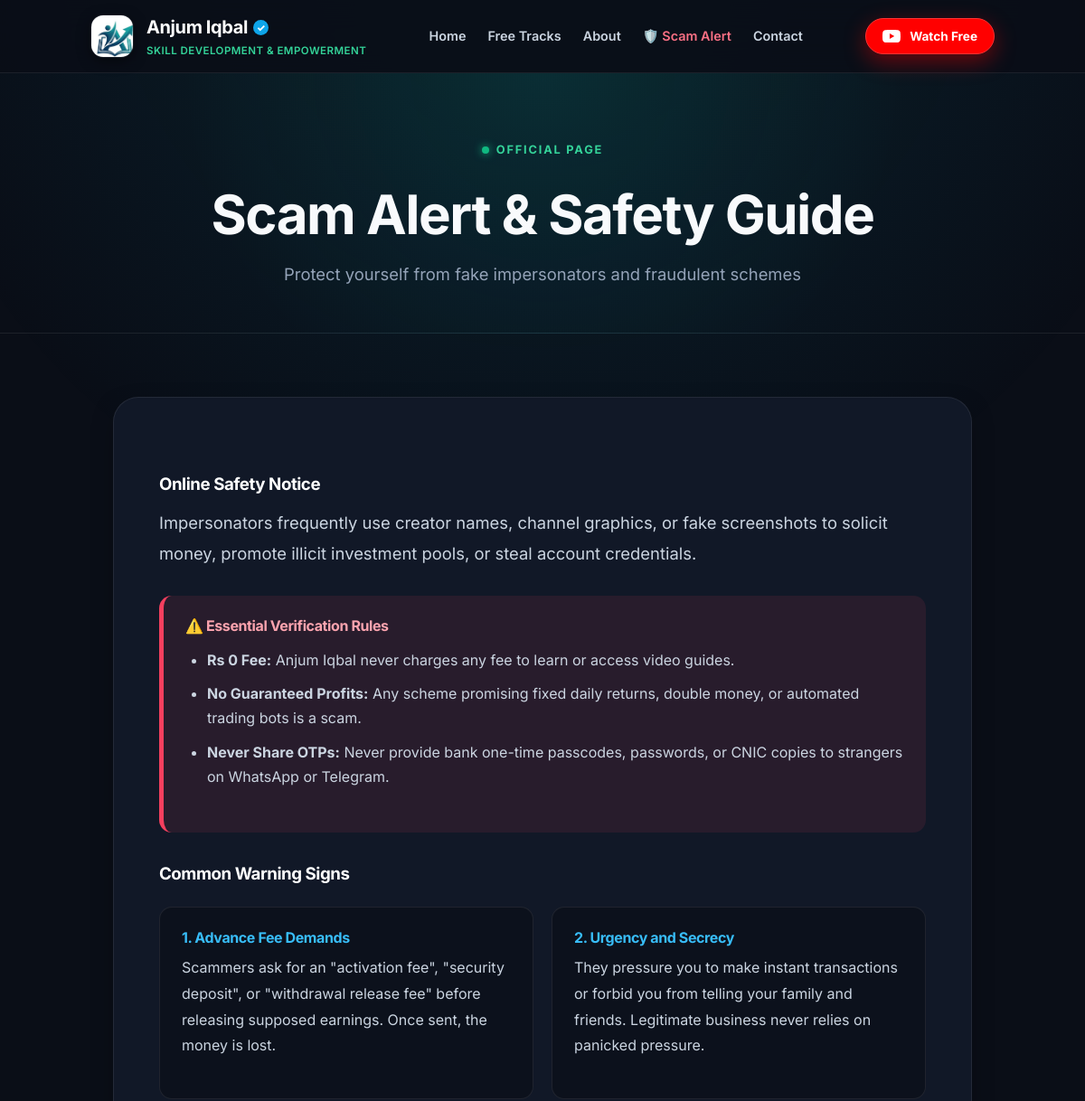
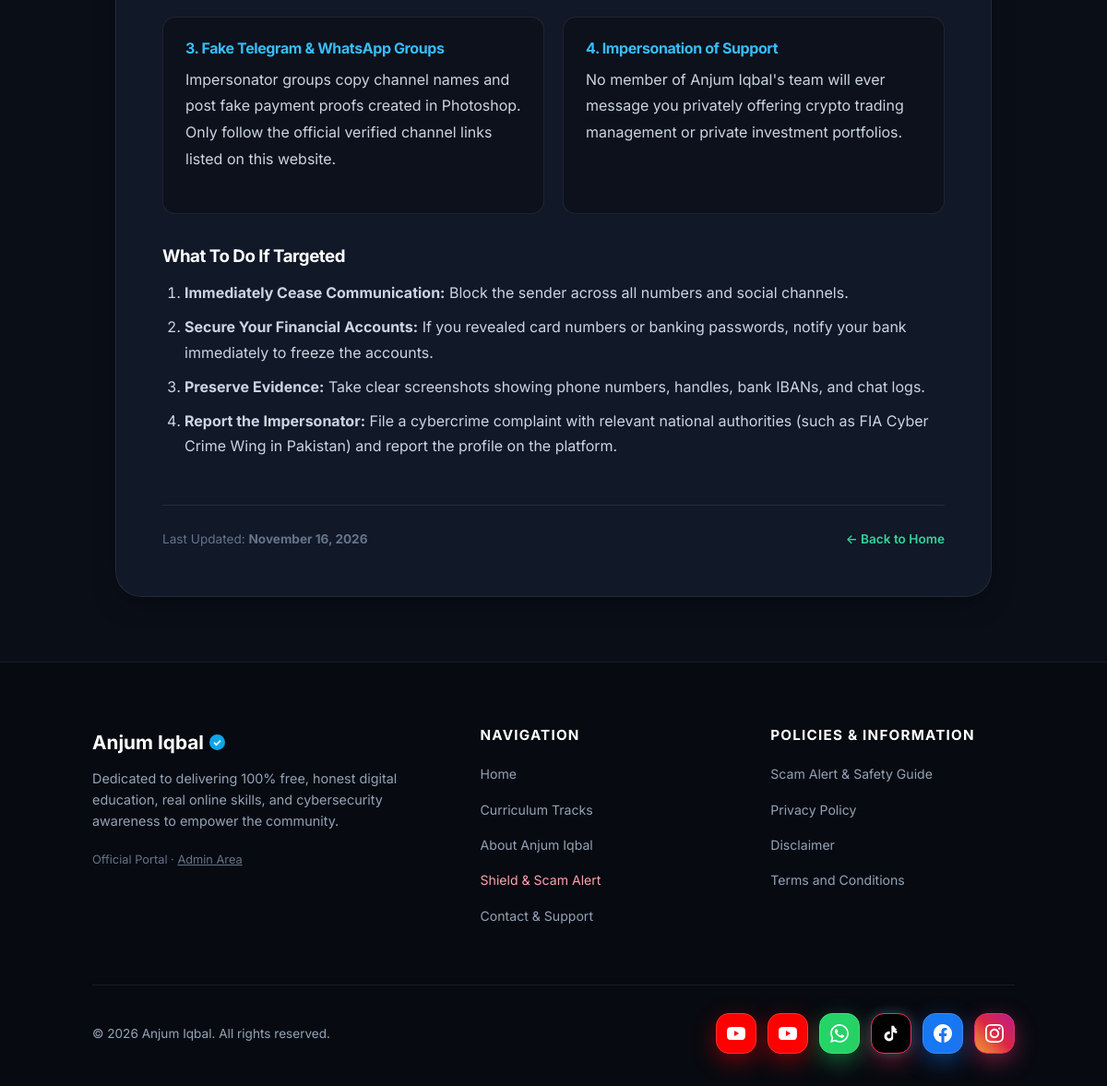
Screenshot of /page.php?slug=scam-alert with the database file from the repository (2 pictures, top to bottom).
### tables this page shows
CREATE TABLE site_settings (
            setting_key TEXT PRIMARY KEY,
            setting_value TEXT
        );

CREATE TABLE pages (
            id INTEGER PRIMARY KEY AUTOINCREMENT,
            title TEXT NOT NULL,
            slug TEXT UNIQUE NOT NULL,
            subtitle TEXT,
            content TEXT NOT NULL,
            meta_description TEXT,
            is_system INTEGER DEFAULT 0,
            is_published INTEGER DEFAULT 1,
            show_in_nav INTEGER DEFAULT 1,
            show_in_footer INTEGER DEFAULT 1,
            sort_order INTEGER DEFAULT 0,
            updated_at DATETIME DEFAULT CURRENT_TIMESTAMP
        );

CREATE TABLE social_links (
            id INTEGER PRIMARY KEY AUTOINCREMENT,
            platform TEXT NOT NULL,
            url TEXT NOT NULL,
            icon TEXT NOT NULL,
            color TEXT,
            is_active INTEGER DEFAULT 1,
            sort_order INTEGER DEFAULT 0,
            updated_at DATETIME DEFAULT CURRENT_TIMESTAMP
        );

### includes/functions.php (called while the page is built, shortened)
<?php
require_once __DIR__ . '/db.php';
function get_setting($key, $default = '') {
    global $db;
    try {
        $stmt = $db->prepare("SELECT setting_value FROM site_settings WHERE setting_key = ?");
        $stmt->execute([$key]);
        $row = $stmt->fetch();
        return $row ? $row['setting_value'] : $default;
    } catch (Exception $e) {
        return $default;
    }
}
function get_active_socials() {
    global $db;
    try {
        $stmt = $db->query("SELECT * FROM social_links WHERE is_active = 1 ORDER BY sort_order ASC, id ASC");
        return $stmt->fetchAll();
    } catch (Exception $e) {
        return [];
    }
}
function get_nav_pages() {
    global $db;
    try {
        $stmt = $db->query("SELECT title, slug FROM pages WHERE is_published = 1 AND show_in_nav = 1 ORDER BY sort_order ASC, id ASC");
        return $stmt->fetchAll();
    } catch (Exception $e) {
        return [];
    }
}
function get_footer_pages() {
    global $db;
    try {
        $stmt = $db->query("SELECT title, slug FROM pages WHERE is_published = 1 AND show_in_footer = 1 ORDER BY sort_order ASC, id ASC");
        return $stmt->fetchAll();
    } catch (Exception $e) {
        return [];
    }
}
function clean($data) {
    return htmlspecialchars(trim($data ?? ''), ENT_QUOTES, 'UTF-8');
}
function get_social_brand_info($iconName) {
    $iconName = strtolower(trim($iconName));
    switch ($iconName) {
        case 'youtube':
            return [
                'bg' => '#FF0000',
                'color' => '#FFFFFF',
                'border' => '#FF0000',
                'shadow' => 'rgba(255, 0, 0, 0.4)',
                'label' => 'YouTube',
                'class' => 'brand-youtube'
            ];
        case 'whatsapp':
            return [
                'bg' => '#25D366',
                'color' => '#FFFFFF',
                'border' => '#25D366',
                'shadow' => 'rgba(37, 211, 102, 0.4)',
                'label' => 'WhatsApp',
                'class' => 'brand-whatsapp'
            ];
        case 'tiktok':
            return [
                'bg' => '#000000',
                'color' => '#FFFFFF',
                'border' => '#FE2C55',
                'shadow' => 'rgba(254, 44, 85, 0.4)',
                'label' => 'TikTok',
                'class' => 'brand-tiktok'
            ];
        case 'facebook':
            return [
                'bg' => '#1877F2',
                'color' => '#FFFFFF',
                'border' => '#1877F2',
                'shadow' => 'rgba(24, 119, 242, 0.4)',
                'label' => 'Facebook',
                'class' => 'brand-facebook'
            ];
        case 'instagram':
            return [
                'bg' => 'linear-gradient(45deg, #f09433 0%, #e6683c 25%, #dc2743 50%, #cc2366 75%, #bc1888 100%)',
                'color' => '#FFFFFF',
                'border' => '#e1306c',
                'shadow' => 'rgba(225, 48, 108, 0.4)',
                'label' => 'Instagram',
                'class' => 'brand-instagram'
            ];
    }
}

### page.php (the view, shortened to what this page needs)
<?php
require_once __DIR__ . '/includes/functions.php';
$slug = trim($_GET['slug'] ?? '');
$stmt = $db->prepare("SELECT * FROM pages WHERE slug = ? AND is_published = 1");
$stmt->execute([$slug]);
$page = $stmt->fetch();
    ?>
    <?php
include __DIR__ . '/includes/header.php';
?>
<main>
    <section class="page-header">
        <div class="container">
            <span class="eyebrow">Official Page</span>
            <h1><?= clean($page['title']) ?></h1>
            <?php if (!empty($page['subtitle'])): ?>
                <p><?= clean($page['subtitle']) ?></p>
            <?php endif; ?>
        </div>
    </section>
    <section class="page-body-container">
        <div class="container">
            <article class="page-card-article">
                <?= $page['content'] ?>
                <div style="margin-top: 50px; padding-top: 25px; border-top: 1px solid var(--border-subtle); display: flex; justify-content: space-between; align-items: center; flex-wrap: wrap; gap: 15px; font-size: 0.85rem; color: var(--text-muted);">
                    <div>
                        Last Updated: <strong><?= date('F j, Y', strtotime($page['updated_at'])) ?></strong>
                    </div>
                    <div>
                        <a href="index.php" style="color: var(--accent-emerald-light); font-weight: 600;">&larr; Back to Home</a>
                    </div>
                </div>
            </article>
        </div>
    </section>
</main>
<?php include __DIR__ . '/includes/footer.php'; ?>

### includes/header.php (shortened to what this page needs)
<?php
require_once __DIR__ . '/functions.php';
$siteTitle = get_setting('site_title', 'Anjum Iqbal');
$siteTagline = get_setting('site_tagline', 'Skill Development & Empowerment');
$primaryYoutube = get_setting('primary_youtube', 'https://youtube.com/@anjumiqbal');
$navPages = get_nav_pages();
?>
<!DOCTYPE html>
<html lang="en">
<head>
    <link rel="stylesheet" href="assets/css/style.css">
</head>
<body>
<header class="site-header">
    <div class="container navbar">
        <a href="index.php" class="brand-wrapper">
            <img src="assets/images/logo.jpg" alt="<?= clean($siteTitle) ?> Logo" class="brand-logo" onerror="this.src='logo.jpg'">
            <div class="brand-info">
                <strong><?= clean($siteTitle) ?> <i class="verified-icon" title="Verified Educator">✓</i></strong>
                <small><?= clean($siteTagline) ?></small>
            </div>
        </a>
        <nav class="nav-links" id="navLinks">
            <a href="index.php#home">Home</a>
            <a href="index.php#tracks">Free Tracks</a>
            <a href="index.php#about">About</a>
            <a href="page.php?slug=scam-alert" class="alert-link">🛡️ Scam Alert</a>
            <a href="index.php#contact">Contact</a>
        </nav>
        <div class="nav-actions">
            <a href="<?= clean($primaryYoutube) ?>" target="_blank" rel="noopener" class="btn btn-youtube btn-sm" title="Watch Free Lessons on YouTube" aria-label="Watch Free on YouTube">
                <span>Watch Free</span>
            </a>
        </div>
    </div>
</header>

### includes/footer.php (shortened to what this page needs)
<?php
require_once __DIR__ . '/functions.php';
$siteTitle = get_setting('site_title', 'Anjum Iqbal');
$footerCopyright = get_setting('footer_copyright', '© 2026 Anjum Iqbal. All rights reserved.');
$activeSocials = get_active_socials();
$footerPages = get_footer_pages();
?>
<footer class="site-footer">
    <div class="container">
        <div class="footer-top">
            <div class="footer-brand">
                <strong><?= clean($siteTitle) ?> <i class="verified-icon">✓</i></strong>
                <p>Dedicated to delivering 100% free, honest digital education, real online skills, and cybersecurity awareness to empower the community.</p>
                <div style="font-size: 0.8rem; color: #64748b;">
                    Official Portal · <a href="admin/login.php" style="color: #64748b; text-decoration: underline;">Admin Area</a>
                </div>
            </div>
            <div class="footer-col">
                <h4>Navigation</h4>
                <ul class="footer-links">
                    <li><a href="index.php#home">Home</a></li>
                    <li><a href="index.php#tracks">Curriculum Tracks</a></li>
                    <li><a href="index.php#about">About Anjum Iqbal</a></li>
                    <li><a href="page.php?slug=scam-alert" style="color: #fda4af;">Shield & Scam Alert</a></li>
                    <li><a href="index.php#contact">Contact & Support</a></li>
                </ul>
            </div>
            <div class="footer-col">
                <h4>Policies & Information</h4>
                <ul class="footer-links">
                    <?php foreach ($footerPages as $fp): ?>
                        <li><a href="page.php?slug=<?= urlencode($fp['slug']) ?>"><?= clean($fp['title']) ?></a></li>
                    <?php endforeach; ?>
                </ul>
            </div>
        </div>
        <div class="footer-bottom">
            <div><?= clean($footerCopyright) ?></div>
            <div class="footer-social-group">
                <?php foreach ($activeSocials as $soc): ?>
                    <?php $brand = get_social_brand_info($soc['icon']); ?>
                    <a href="<?= clean($soc['url']) ?>" target="_blank" rel="noopener" class="footer-social-pill <?= $brand['class'] ?>" title="<?= clean($soc['platform']) ?>">
                    </a>
                <?php endforeach; ?>
            </div>
        </div>
    </div>
</footer>
</body>
</html>

### rows the page displays
site_settings: setting_value "Anjum Iqbal"
site_settings: setting_value "SKILL DEVELOPMENT & EMPOWERMENT"
pages: title "Scam Alert & Safety Guide", subtitle "Protect yourself from fake impersonators and fraudulent schemes", content "Online Safety Notice Impersonators frequently use creator names, channel graphics, or fake screenshots to solicit money, promote illicit investment pools, or steal account credentials. ⚠️ Essential Verification Rules Rs 0 Fee: Anjum Iqbal never charges any fee to learn or access video guides. No Guaranteed Profits: Any scheme promising fixed daily returns, double money, or automated trading bots is a scam. Never Share OTPs: Never provide bank one-time passcodes, passwords, or CNIC copies to strangers on WhatsApp or Telegram. Common Warning Signs 1. Advance Fee Demands Scammers ask for an \"activation fee\", \"security deposit\", or \"withdrawal release fee\" before releasing supposed earnings.…", updated_at "November 16, 2026"
pages: title "Privacy Policy"
pages: title "Disclaimer"
pages: title "Terms and Conditions"
site_settings: setting_value "© 2026 Anjum Iqbal. All rights reserved."
social_links: icon "youtube" (drawn)
social_links: icon "youtube" (drawn)
social_links: icon "whatsapp" (drawn)
social_links: icon "tiktok" (drawn)
social_links: icon "facebook" (drawn)
social_links: icon "instagram" (drawn)
